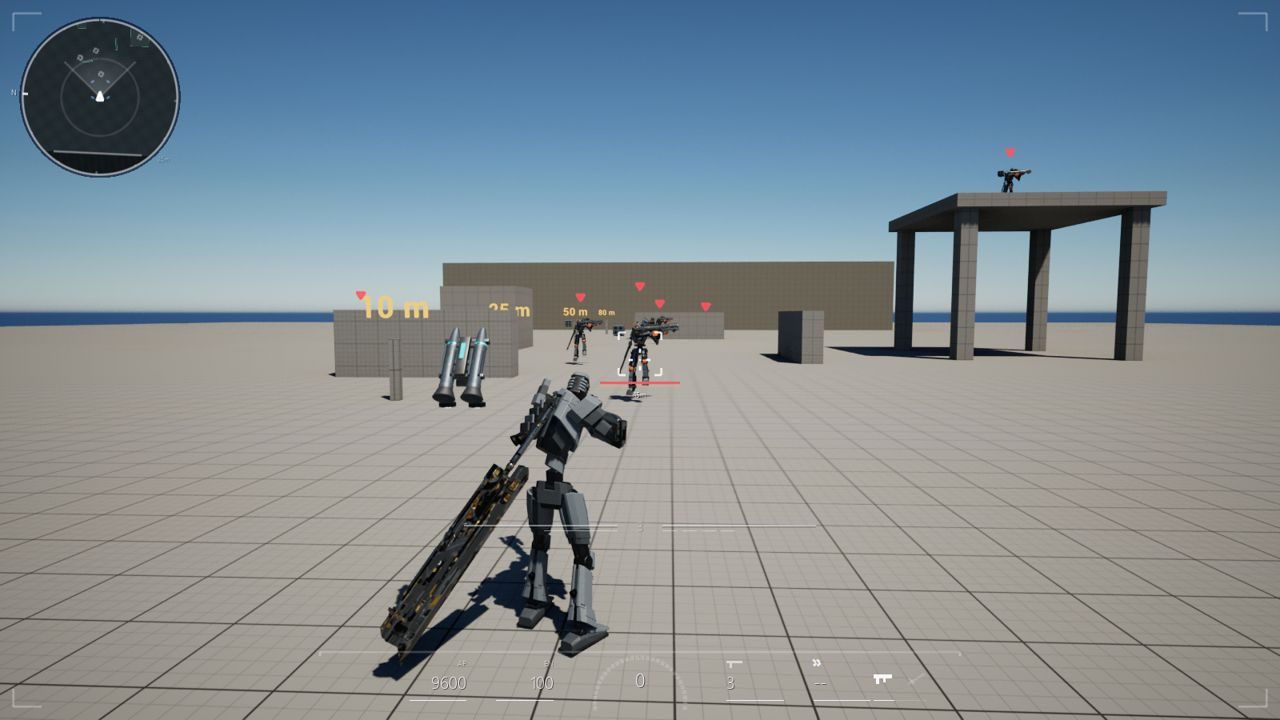
#> input picture 4309683571/tactical_test_00.jpg, 1280 x 720 px
$ python grid_zoom.py ../../4309683571/tactical_test_00.jpg
#> lines starting #> are read from the running program, lines starting #| are printed output that depends on the picture
"""给侧视图画网格：grid.py 图... （x -30..60、z -22..23，每厘米 10 像素；每 5 厘米一条线，0 线红色）"""
import sys
from PIL import Image, ImageDraw, ImageFont

X0, Z1, PX = -20, 14, 20
font = ImageFont.truetype('C:/Windows/Fonts/msyh.ttc', 14)
for f in sys.argv[1:]:
    im = Image.open(f).convert('RGB')
#> im is the input picture: PIL image 1280x720 RGB; mean R, G, B 129, 140.7, 147.9
    d = ImageDraw.Draw(im)
    for x in range(-20, 17, 2):
        px = (x - X0) * PX
        d.line([(px, 0), (px, im.height)], fill=(255, 60, 60) if x == 0 else (90, 160, 255), width=1)
        d.text((px + 2, 2), str(x), fill=(20, 20, 160), font=font)
    for z in range(-14, 15, 2):
        pz = (Z1 - z) * PX
        d.line([(0, pz), (im.width, pz)], fill=(255, 60, 60) if z == 0 else (90, 160, 255), width=1)
        d.text((2, pz + 1), str(z), fill=(20, 20, 160), font=font)
    im.save(f)
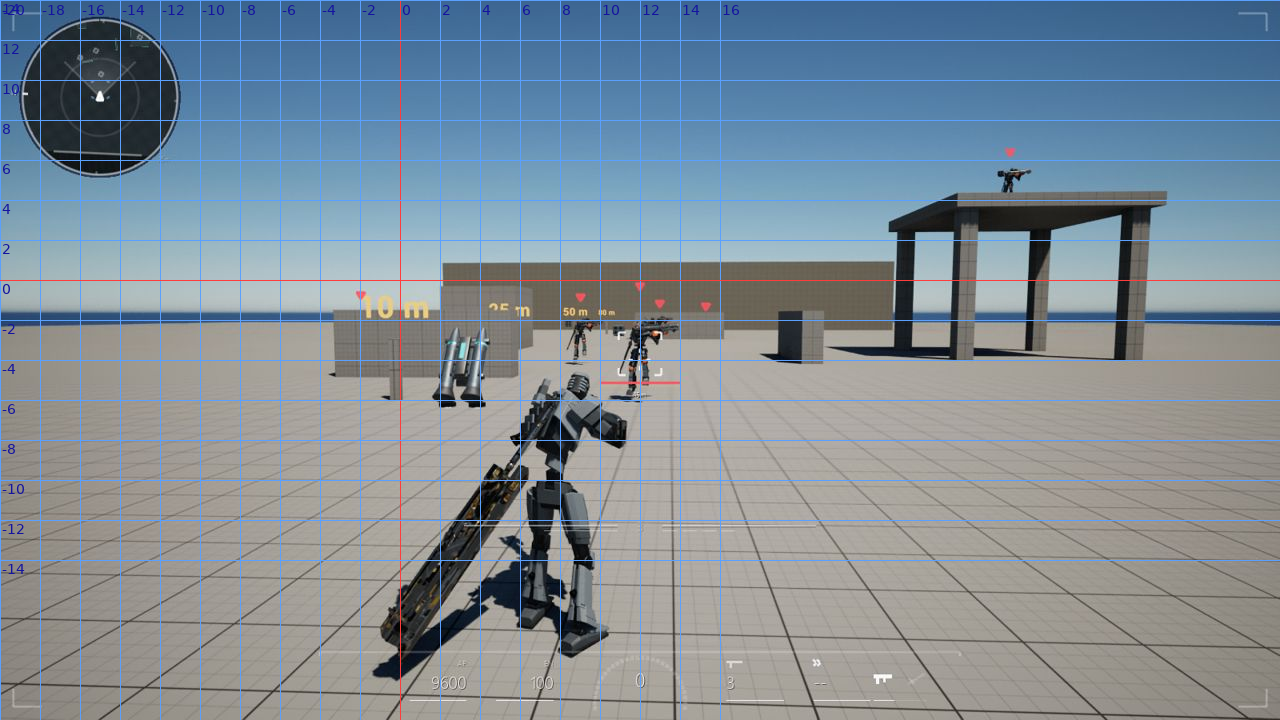
#> saved as tactical_test_00.jpg: PIL image 1280x720 RGB; mean R, G, B 128.1, 141.1, 151.2

$ run again, on 4309683571/tactical_test_02.jpg
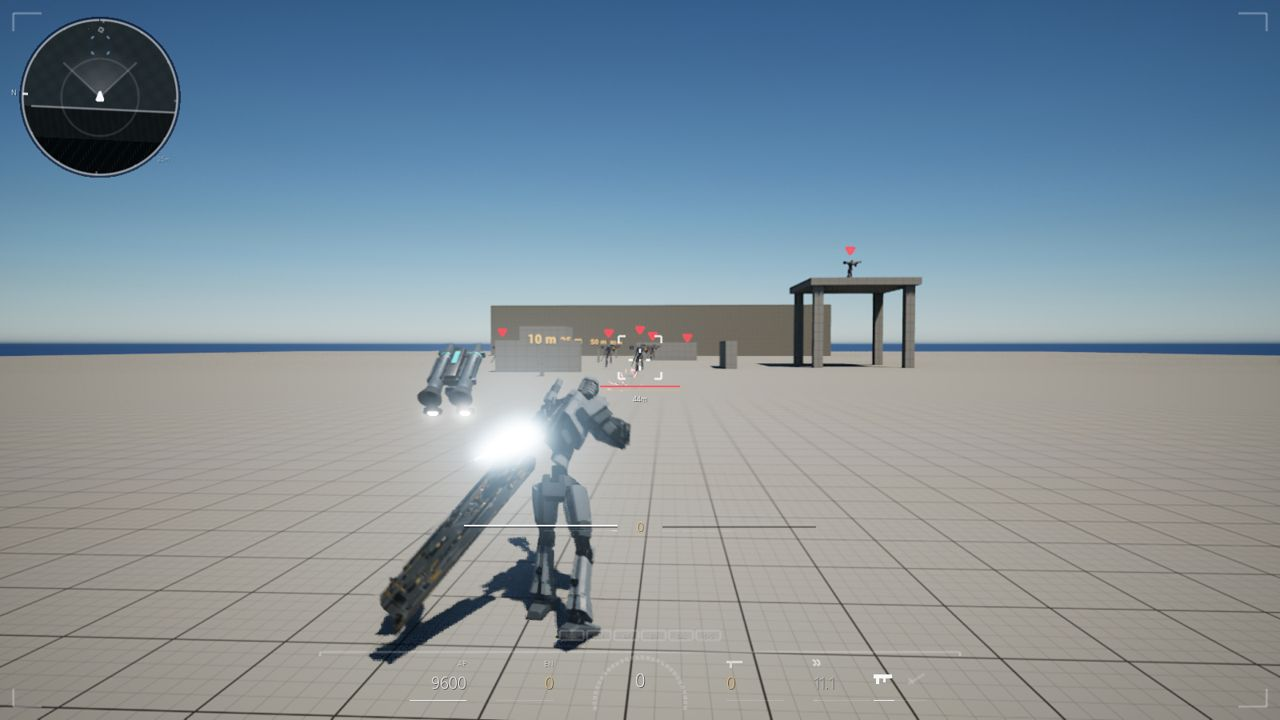
#> input picture 4309683571/tactical_test_02.jpg, 1280 x 720 px
#> im is the input picture: PIL image 1280x720 RGB; mean R, G, B 130.1, 145.1, 155.6
#> `im.save(f)`:
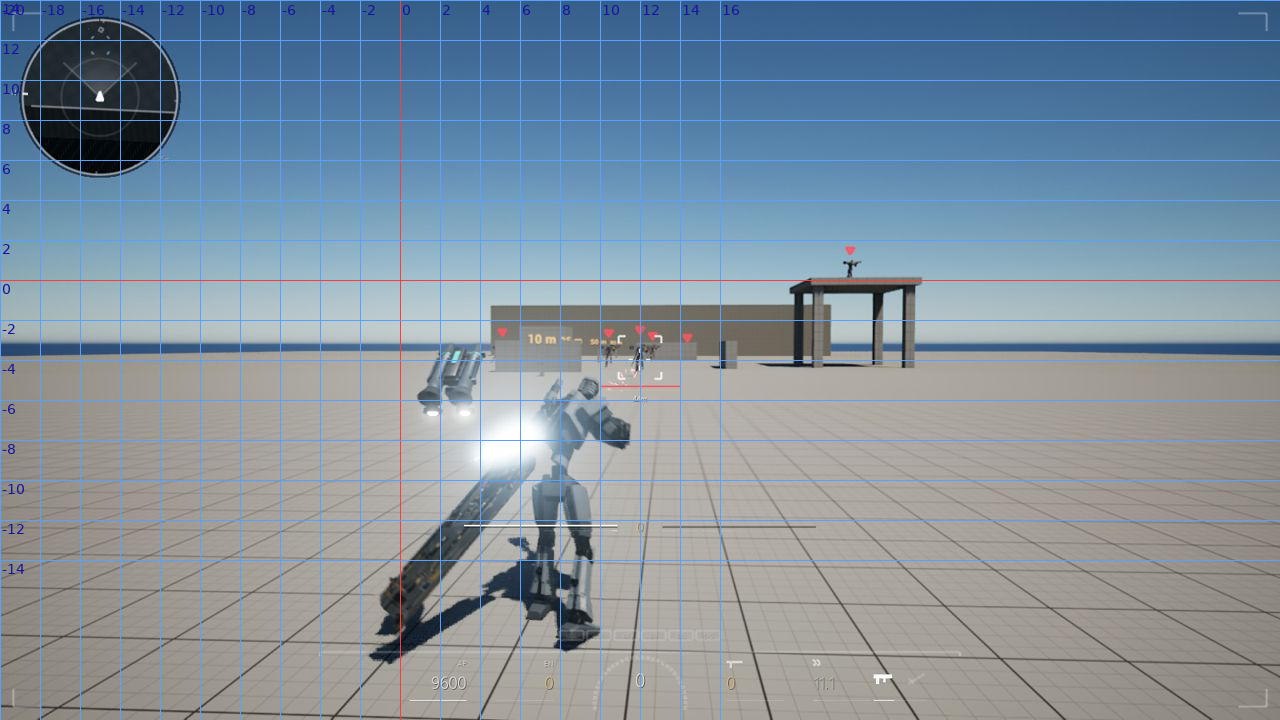
#> saved as tactical_test_02.jpg: PIL image 1280x720 RGB; mean R, G, B 129.1, 145.3, 158.7

$ run again, on 4309683571/tactical_test_03.jpg
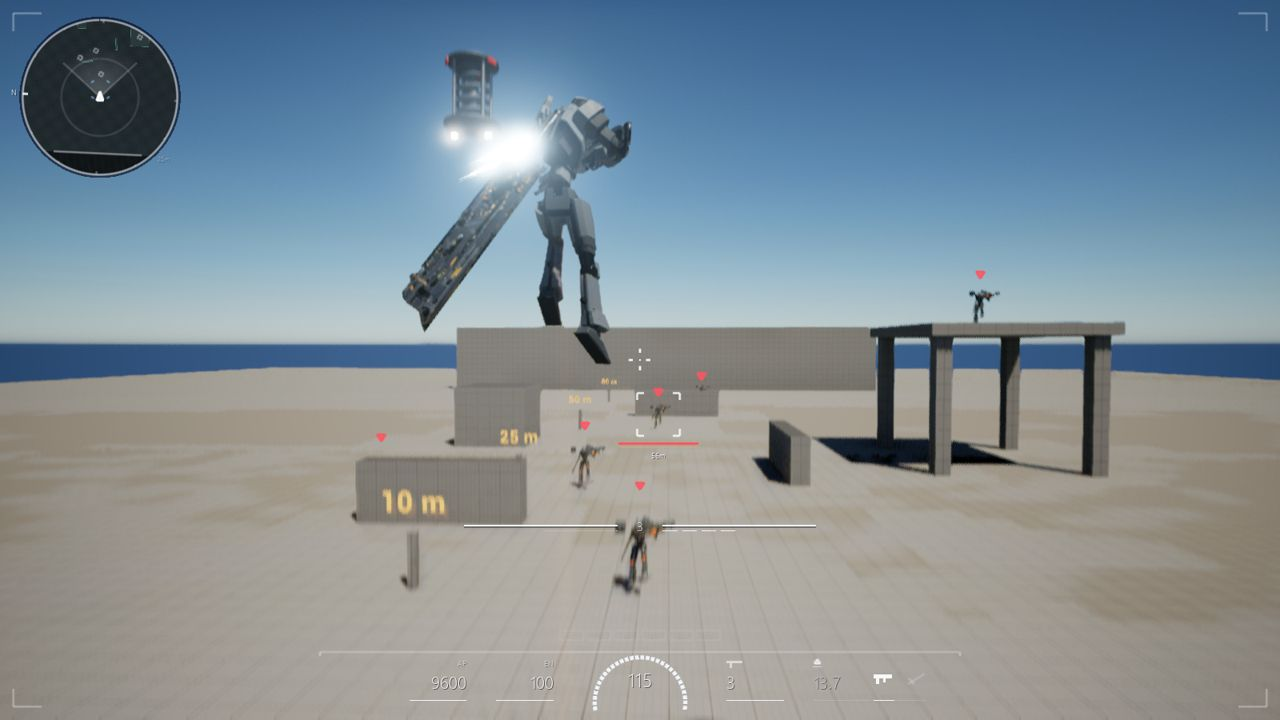
#> input picture 4309683571/tactical_test_03.jpg, 1280 x 720 px
#> im is the input picture: PIL image 1280x720 RGB; mean R, G, B 129.3, 142.8, 151.7
#> `im.save(f)`:
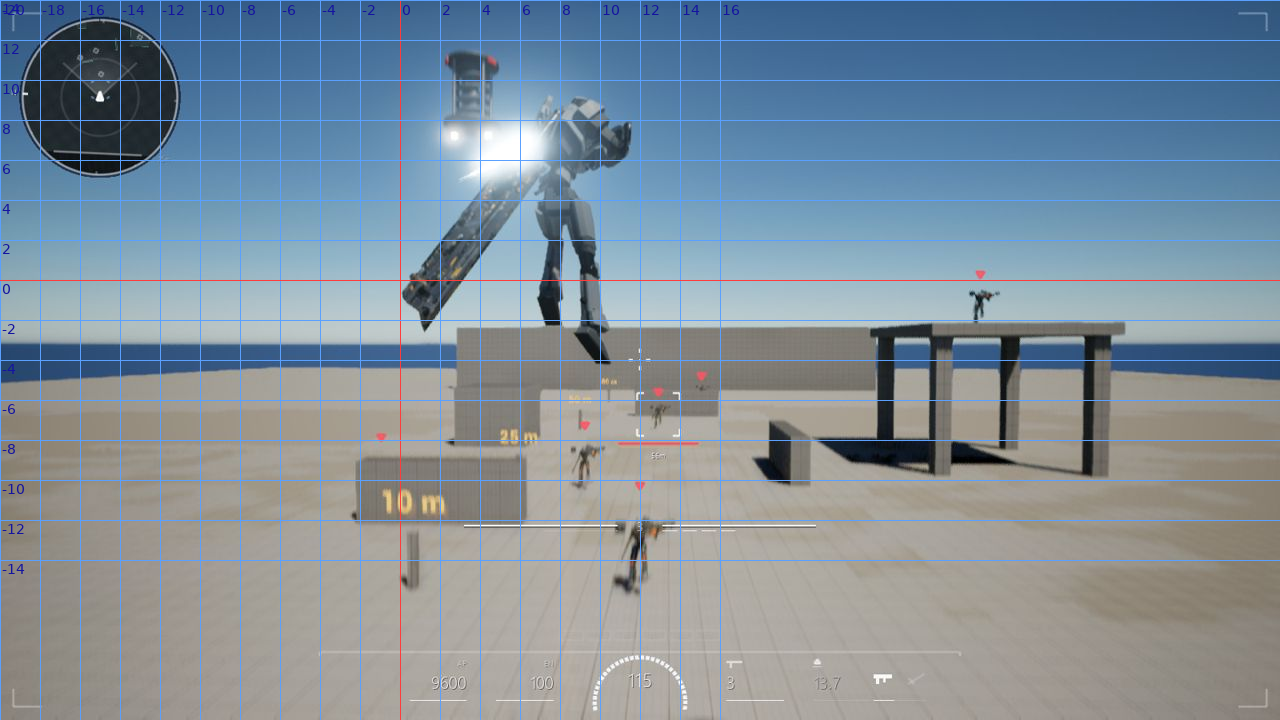
#> saved as tactical_test_03.jpg: PIL image 1280x720 RGB; mean R, G, B 128.4, 143.2, 154.9

$ run again, on 4309683571/tactical_test_04.jpg
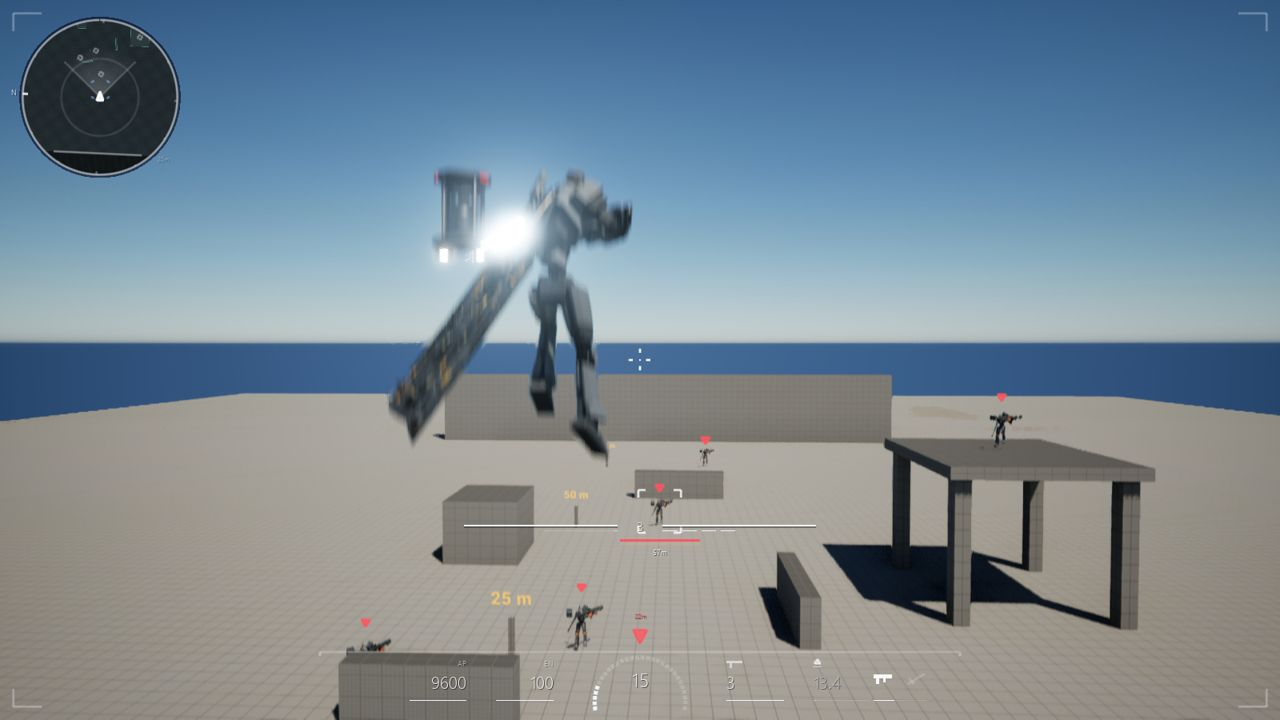
#> input picture 4309683571/tactical_test_04.jpg, 1280 x 720 px
#> im is the input picture: PIL image 1280x720 RGB; mean R, G, B 121.6, 137.7, 149.5
#> `im.save(f)`:
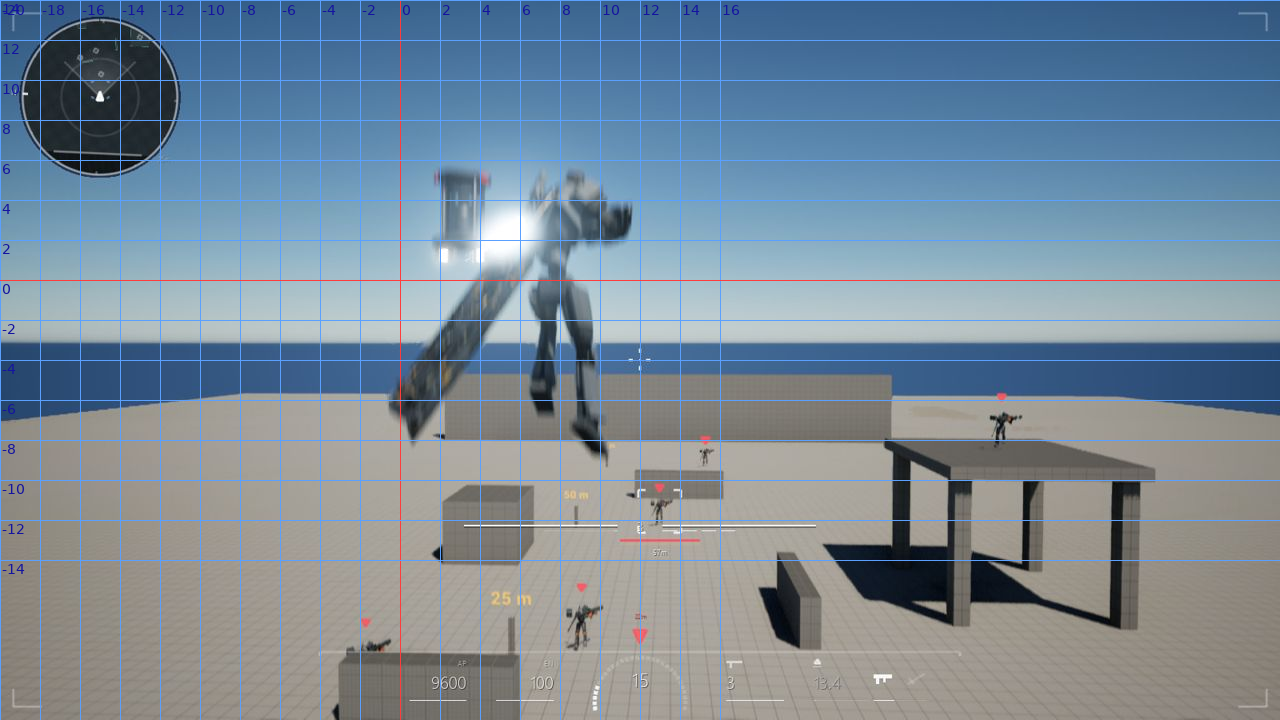
#> saved as tactical_test_04.jpg: PIL image 1280x720 RGB; mean R, G, B 120.9, 138.1, 152.7
